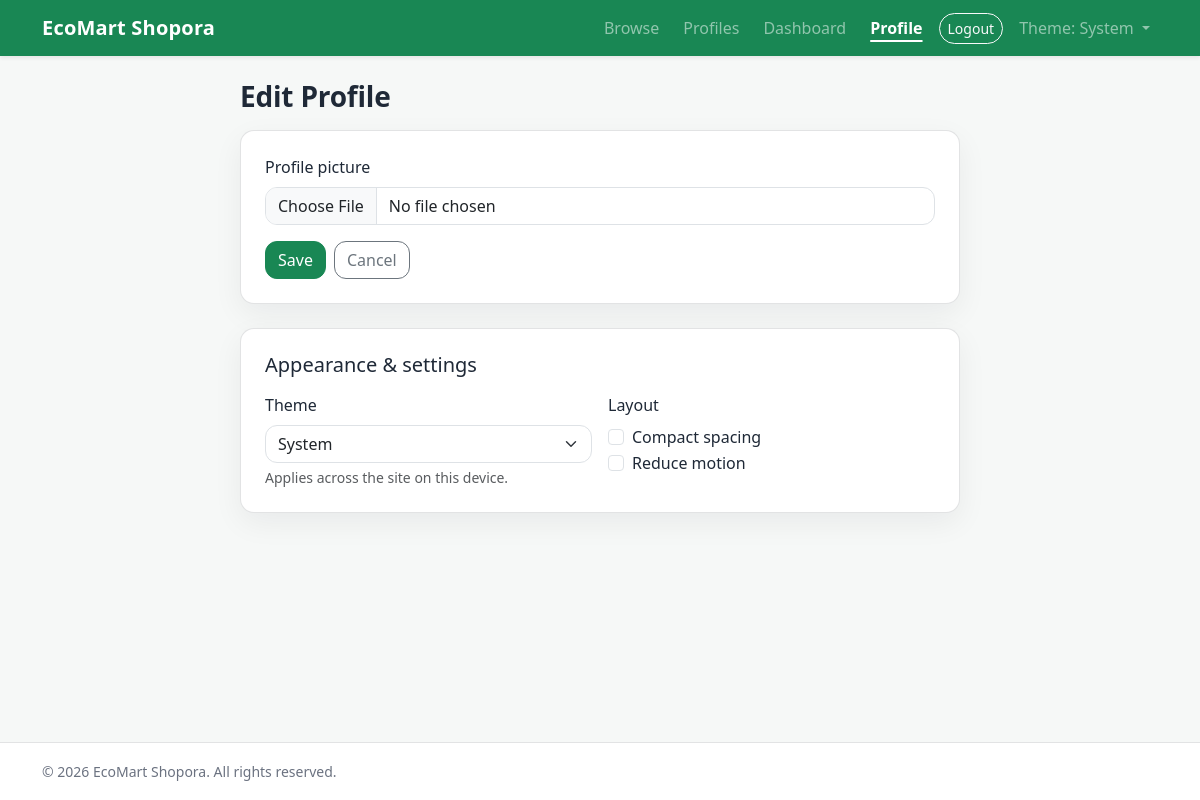
The page /profile/ (signed in) on the database as committed earlier.
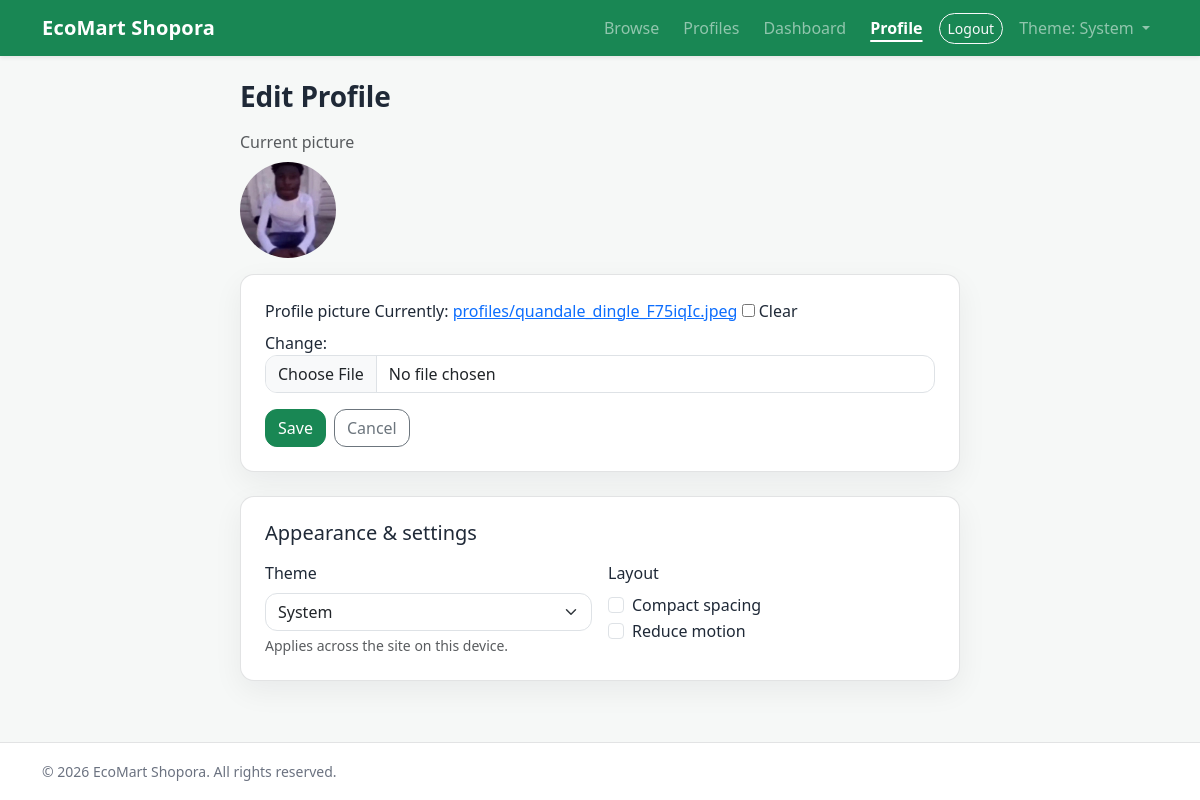
The same page on the database as committed later.
### buyhive/models.py (models this page shows, shortened)
class Profile(models.Model):
    ACCOUNT_BUYER = "buyer"
    ACCOUNT_SELLER = "seller"
    ACCOUNT_STAFF = "staff"
    ACCOUNT_TYPES = (
        (ACCOUNT_BUYER, "Buyer"),
        (ACCOUNT_SELLER, "Seller"),
        (ACCOUNT_STAFF, "Staff"),
    )
    user = models.OneToOneField(
        settings.AUTH_USER_MODEL, on_delete=models.CASCADE, related_name="profile"
    )
    account_type = models.CharField(
        max_length=10, choices=ACCOUNT_TYPES, default=ACCOUNT_BUYER
    )
    profile_picture = models.FileField(upload_to="profiles/", blank=True, null=True)
    created_at = models.DateTimeField(auto_now_add=True)

### buyhive/views.py (the view)
# urls.py: path("profile/", views.profile_edit, name="profile_edit"),
@login_required
def profile_edit(request):
    profile = _get_or_create_profile(request.user)
    form = ProfilePictureForm(request.POST or None, request.FILES or None, instance=profile)
    if request.method == "POST" and form.is_valid():
        form.save()
        messages.success(request, "Profile updated.")
        return redirect("dashboard")
    return render(request, "profile_edit.html", {"form": form, "profile": profile})

### buyhive/forms.py
class ProfilePictureForm(forms.ModelForm):
    class Meta:
        model = Profile
        fields = ("profile_picture",)
        widgets = {
            "profile_picture": forms.ClearableFileInput(
                attrs={"class": "form-control", "accept": "image/*"}
            )
        }

### buyhive/views.py (called while the page is built)
def _get_or_create_profile(user):
    if not user.is_authenticated:
        return None
    profile, _ = Profile.objects.get_or_create(user=user)
    return profile

### buyhive/templates/profile_edit.html (shortened to what this page needs)
{% extends 'base.html' %}
{% block content %}
  <div class="mx-auto" style="max-width: 720px;">
    <h1 class="bh-page-title h3 mb-3">Edit Profile</h1>
    {% if profile.profile_picture %}
      <div class="mb-3">
        <div class="text-muted mb-2">Current picture</div>
        <img
          src="{{ profile.profile_picture.url }}"
          alt="Profile picture"
          style="width: 96px; height: 96px; object-fit: cover; border-radius: 999px;"
        />
      </div>
    {% endif %}
    <div class="bh-surface p-4 mb-4">
      <form method="post" enctype="multipart/form-data">
        <div class="mb-3">
          <label class="form-label">Profile picture</label>
          {{ form.profile_picture }}
        </div>
        <div class="d-flex flex-wrap gap-2">
          <button class="btn btn-success" type="submit">Save</button>
          <a class="btn btn-outline-secondary" href="{% url 'dashboard' %}">Cancel</a>
        </div>
      </form>
    </div>
    <div class="bh-surface p-4" data-bh-settings>
      <h2 class="h5 mb-3">Appearance &amp; settings</h2>
      <div class="row g-3">
        <div class="col-12 col-md-6">
          <label class="form-label">Theme</label>
          <select class="form-select" data-bh-setting="theme">
            <option value="system">System</option>
          </select>
          <div class="form-text">Applies across the site on this device.</div>
        </div>
        <div class="col-12 col-md-6">
          <label class="form-label">Layout</label>
          <div class="form-check">
            <input class="form-check-input" type="checkbox" id="bhCompact" data-bh-setting="compact">
            <label class="form-check-label" for="bhCompact">Compact spacing</label>
          </div>
          <div class="form-check">
            <input class="form-check-input" type="checkbox" id="bhReduceMotion" data-bh-setting="reduce-motion">
            <label class="form-check-label" for="bhReduceMotion">Reduce motion</label>
          </div>
        </div>
      </div>
    </div>
  </div>
{% endblock %}

Rows that differ between the two databases and show on the page:
changed Profile: profile_picture: picture added
Other text that changed with them:
form field profile_picture: (not shown) → "☐"
text now shown: "Current picture Currently: profiles/quandale_dingle_F75iqIc.jpeg Clear Change:"
